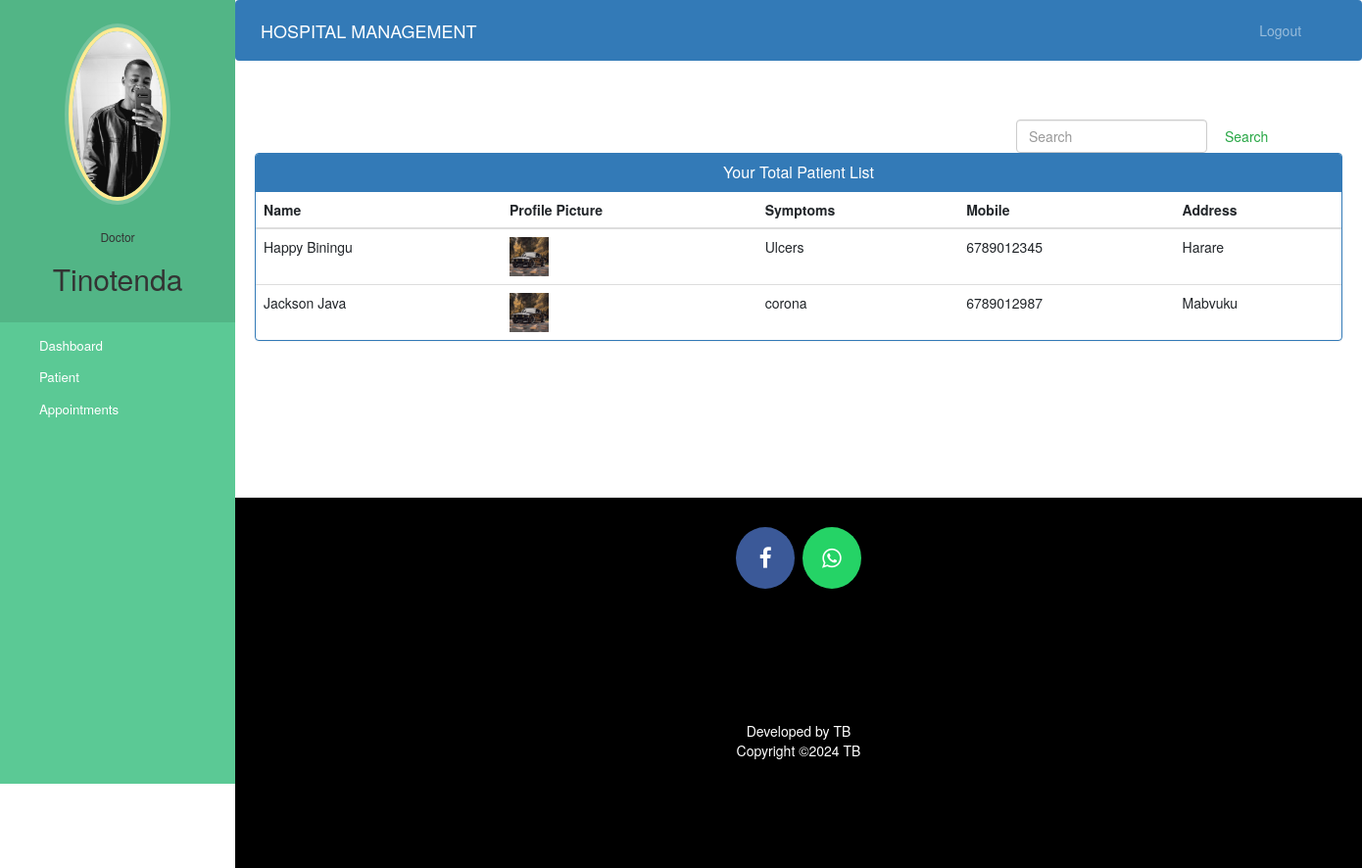
Screenshot of /doctor-view-patient (signed in) with the database file from the repository.
### hospital/models.py (models this page shows, shortened)
class Doctor(models.Model):
    user=models.OneToOneField(User,on_delete=models.CASCADE)
    profile_pic= models.ImageField(upload_to='profile_pic/DoctorProfilePic/',null=True,blank=True)
    address = models.CharField(max_length=40)
    mobile = models.CharField(max_length=20,null=True)
    department= models.CharField(max_length=50,choices=departments,default='Cardiologist')
    status=models.BooleanField(default=False)

class Patient(models.Model):
    user=models.OneToOneField(User,on_delete=models.CASCADE)
    profile_pic= models.ImageField(upload_to='profile_pic/PatientProfilePic/',null=True,blank=True)
    address = models.CharField(max_length=40)
    mobile = models.CharField(max_length=20,null=False)
    symptoms = models.CharField(max_length=100,null=False)
    assignedDoctorId = models.PositiveIntegerField(null=True)
    admitDate=models.DateField(auto_now=True)
    status=models.BooleanField(default=False)
    @property
    def get_name(self):
        return self.user.first_name+" "+self.user.last_name

### hospital/views.py (the view)
# urls.py: path('doctor-view-patient', views.doctor_view_patient_view,name='doctor-view-patient'),
@login_required(login_url='doctorlogin')
@user_passes_test(is_doctor)
def doctor_view_patient_view(request):
    patients=models.Patient.objects.all().filter(status=True,assignedDoctorId=request.user.id)
    doctor=models.Doctor.objects.get(user_id=request.user.id) #for profile picture of doctor in sidebar
    return render(request,'hospital/doctor_view_patient.html',{'patients':patients,'doctor':doctor})

### hospital/views.py (called while the page is built)
def is_doctor(user):
    return user.groups.filter(name='DOCTOR').exists()

### templates/hospital/doctor_view_patient.html (shortened to what this page needs)
{% extends 'hospital/doctor_base.html' %}
{% block content %}
{%load static%}
<head>
  <link href="//netdna.bootstrapcdn.com/bootstrap/3.0.0/css/bootstrap.min.css" rel="stylesheet" id="bootstrap-css">
</head>
<div class="container">
    <form  action="/search" method="get" style="margin-left:70%;" class="form-inline my-2 my-lg-0">
      <input class="form-control mr-sm-2" type="search" placeholder="Search" name="query" id="query" aria-label="Search">
      <button class="btn btn-outline-success my-2 my-sm-0" type="submit">Search</button>
    </form>
  {% if patients %}
  <div class="panel panel-primary">
    <div class="panel-heading">
      <h6 class="panel-title">Your Total Patient List</h6>
    </div>
    <table class="table table-hover" id="dev-table">
      <thead>
        <tr>
          <th>Name</th>
          <th>Profile Picture</th>
          <th>Symptoms</th>
          <th>Mobile</th>
          <th>Address</th>
        </tr>
      </thead>
      {% for p in patients %}
      <tr>
        <td> {{p.get_name}}</td>
        <td> <img src="{% static p.profile_pic.url %}" alt="Profile Pic" height="40px" width="40px" /></td>
        <td>{{p.symptoms}}</td>
        <td>{{p.mobile}}</td>
        <td>{{p.address}}</td>
      </tr>
      {% endfor %}
    </table>
  </div>
  {%else%}
  <br><br><br>
  <h4 style="text-align: center;color: red;">No Patient Found !!!</h4>
  {% endif %}
</div>
{% endblock content %}

### templates/hospital/doctor_base.html (shortened to what this page needs)
<!DOCTYPE html>
{% load static %}
<html lang="en">
<head>
  <link rel="stylesheet" href="https://stackpath.bootstrapcdn.com/bootstrap/4.3.1/css/bootstrap.min.css">
  <link rel="stylesheet" href="https://maxcdn.bootstrapcdn.com/font-awesome/4.7.0/css/font-awesome.min.css">
</head>
<body>
  <nav class="menu" tabindex="0">
    <header class="avatar">
      <img src="{% static doctor.profile_pic.url %}" alt="Profile Pic" />
      <br><br>
      <h6>Doctor</h6>
      <h2>{{request.user.first_name}}</h2>
    </header>
    <ul>
      <li tabindex="0" class="icon-dashboard"> <a style="color:white; text-decoration:none;" href="/doctor-dashboard"><span>Dashboard</span></a> </li>
      <li tabindex="0" class="icon-users"> <a style="color:white; text-decoration:none;" href="/doctor-patient"><span>Patient</span></a></li>
      <li tabindex="0" class="icon-calendar"> <a style="color:white; text-decoration:none;" href="/doctor-appointment"><span>Appointments</span></a></li>
    </ul>
  </nav>
  <main>
    <div class="bs-example">
      <nav class="navbar navbar-expand-md  navbar-dark fixed-top" style="background:#337AB7;">
        <a href="/doctor-dashboard" class="navbar-brand">HOSPITAL MANAGEMENT</a>
        <div class="collapse navbar-collapse justify-content-between" id="navbarCollapse">
          <div class="navbar-nav" style=" margin-left: 90%;">
            <a href="/logout" class="nav-item nav-link">Logout</a>
          </div>
        </div>
      </nav>
    </div>
    <br><br>
    {% block content %}
    {% endblock content %}
    <br><br><br><br><br><br><br>
    <footer>
      <p>
        <a id="ftr" href="https://facebook.com/(tino).luv/" class="fa fa-facebook"></a>
        <a id="ftr" href="https://api.whatsapp.com/send?phone=+263780601210&text=Hello%20Tino.%0d%0aHow%20are%20you%20%3f%0d%0aI%20came%20from%20your%20website.&source=&data=#" class="fa fa-whatsapp"></a>
      </p>
      <br>
      <div class="container">
        <div class="row">
          <div class="col-md-12 col-sm-12">
            <div style="color:#ffffff;" class="wow fadeInUp footer-copyright">
              <p>Developed by TB <br>
                Copyright &copy;2024 TB </p>
            </div>
          </div>
        </div>
      </div>
    </footer>
  </main>
</body>
</html>

### templates/hospital/doctor_base.html (style rules this page uses)
a:link { text-decoration: none; }
a { color: white; }
footer { padding: 0px 0px 0px 0px; background-color: black; margin: 0px; }
#ftr { padding: 20px; }
.fa { font-size: 23px; width: 60px; text-align: center; text-decoration: none; margin: 5px 2px; border-radius: 50%; }
.fa-facebook { background: #3B5998; color: white; margin-top: 30px; }
.fa-whatsapp { background: #25d366; color: white; }
p { text-align: center; }
body { padding-left: 240px; }
main { position: relative; height: 100vh; }
.menu { background: #5bc995; height: 100vh; width: 240px; position: fixed; top: 0px; left: 0; z-index: 5; outline: none; }
.menu .avatar { background: rgba(0, 0, 0, 0.1); padding: 2em 0.5em; text-align: center; }
.menu .avatar img { width: 100px; border-radius: 50%; overflow: hidden; border: 4px solid #ffea92; box-shadow: 0 0 0 4px rgba(255, 255, 255, 0.2); }
.menu .avatar h2 { font-weight: normal; margin-bottom: 0; }
.menu ul { list-style: none; padding: 0.5em 0; margin: 0; }
.menu ul li { padding: 0.5em 1em 0.5em 3em; font-size: 0.95em; font-weight: regular; background-repeat: no-repeat; background-position: left 15px center; background-size: auto 20px; transition: all 0.15s linear; cursor: pointer; }
.menu ul li.icon-dashboard { background-image: url("http://www.entypo.com/images//gauge.svg"); }
.menu ul li.icon-users { background-image: url("http://www.entypo.com/images//users.svg"); }
.menu ul li.icon-calendar { background-image: url("http://www.entypo.com/images//calendar.svg"); }

### templates/hospital/doctor_view_patient.html (style rules this page uses)
a:link { text-decoration: none; }
h6 { text-align: center; }
.row { margin: 100px; }

### rows the page displays
Doctor: profile_pic (picture)
Patient: get_name "Happy Biningu", profile_pic (picture), symptoms "Ulcers", mobile "6789012345", address "Harare"
Patient: get_name "Jackson Java", profile_pic (picture), symptoms "corona", mobile "6789012987", address "Mabvuku"

### other values shown
{{ request.user.first_name }} "Tinotenda"
